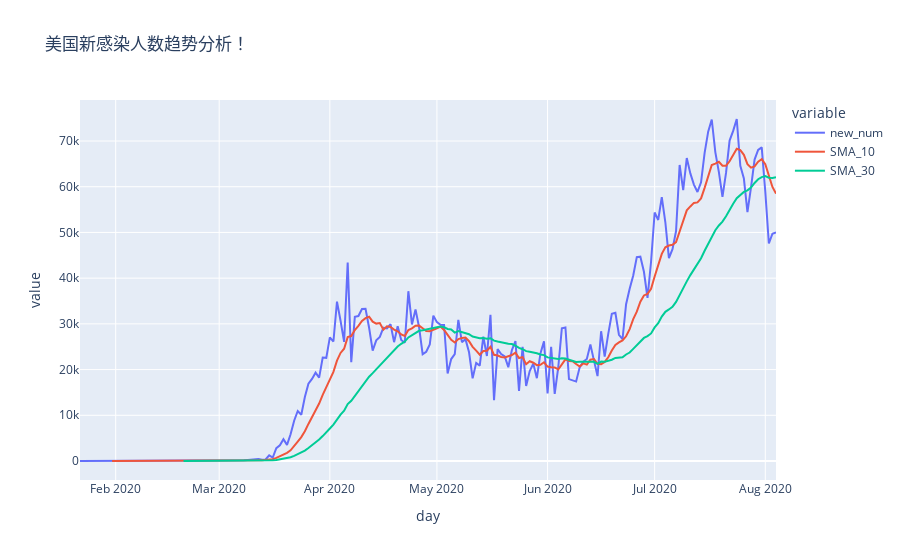

The notebook cell saved with this chart:
### Code cell
# 把 virus 里的数据画出来, 查看数据变化趋势 (px.line)
# 我们看到在 4.28 有一个下降转折点
#          6.18 有一个上升转折点 （大家想想这是为什么）
#          8.2  开始又有一个下降转折点
new_virus_fig = px.line(new_virus,y=["new_num","SMA_10","SMA_30"],title="美国新感染人数趋势分析！")
new_virus_fig.show()

### Figure 1 — Plotly figure (JSON) as saved in the notebook; plotly's stock layout.template omitted (floating-point values rounded to 4 significant figures; data arrays with more than 128 entries replaced by an {"elided": "..."} marker saying what was removed)
{"data": [{"hovertemplate": "variable=new_num<br>day=%{x}<br>value=%{y}<extra></extra>", "legendgroup": "new_num", "line": {"color": "#636efa", "dash": "solid"}, "mode": "lines", "name": "new_num", "orientation": "v", "showlegend": true, "type": "scatter", "x": {"elided": "196 str values"}, "xaxis": "x", "y": {"elided": "196 int values"}, "yaxis": "y"}, {"hovertemplate": "variable=SMA_10<br>day=%{x}<br>value=%{y}<extra></extra>", "legendgroup": "SMA_10", "line": {"color": "#EF553B", "dash": "solid"}, "mode": "lines", "name": "SMA_10", "orientation": "v", "showlegend": true, "type": "scatter", "x": {"elided": "196 str values"}, "xaxis": "x", "y": {"elided": "196 float values"}, "yaxis": "y"}, {"hovertemplate": "variable=SMA_30<br>day=%{x}<br>value=%{y}<extra></extra>", "legendgroup": "SMA_30", "line": {"color": "#00cc96", "dash": "solid"}, "mode": "lines", "name": "SMA_30", "orientation": "v", "showlegend": true, "type": "scatter", "x": {"elided": "196 str values"}, "xaxis": "x", "y": {"elided": "196 float values"}, "yaxis": "y"}], "layout": {"legend": {"title": {"text": "variable"}, "tracegroupgap": 0}, "title": {"text": "美国新感染人数趋势分析！"}, "xaxis": {"anchor": "y", "domain": [0, 1], "title": {"text": "day"}}, "yaxis": {"anchor": "x", "domain": [0, 1], "title": {"text": "value"}}}}
